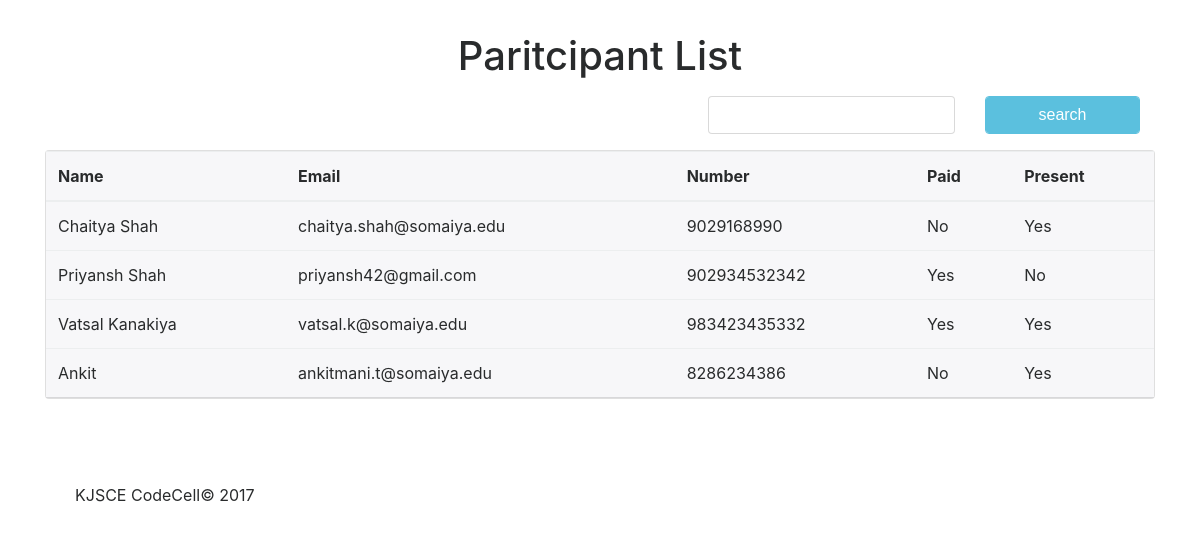
/register/view/, run on an earlier commit of the app's database.
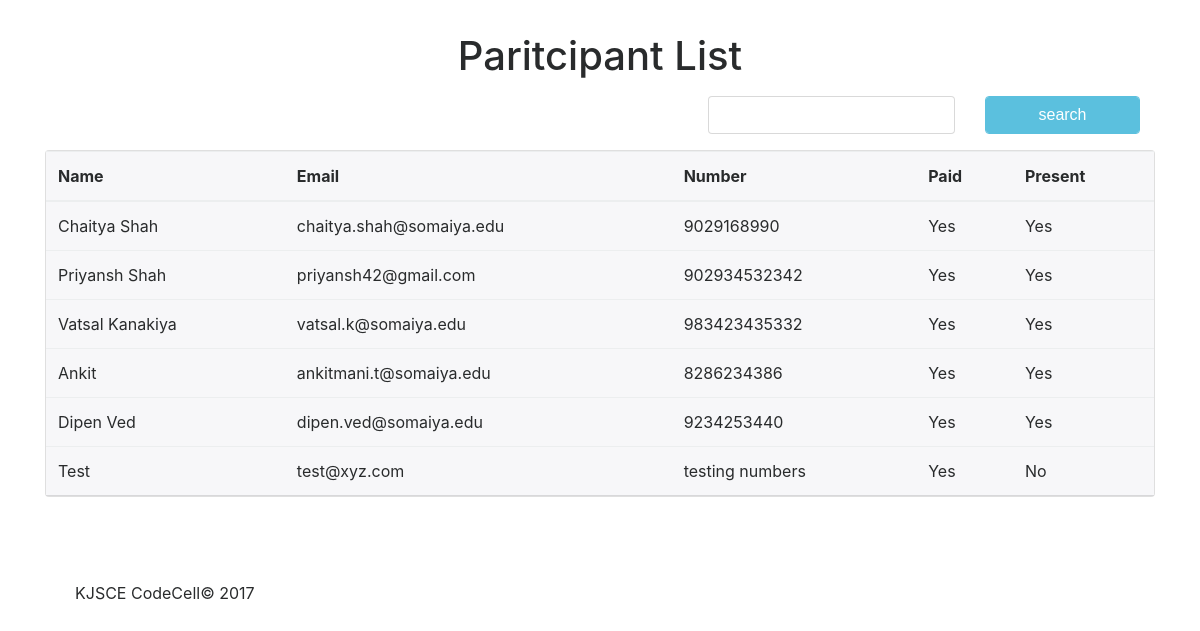
And on a later commit of the database.
### contestReg/models.py (models this page shows, shortened)
class Participant(models.Model):
	name    = models.CharField(max_length = 250)
	email   = models.EmailField(max_length = 250)
	number  = models.CharField(max_length = 15)
	college = models.CharField(max_length = 250)
	paid    = models.BooleanField(default = False)
	present = models.BooleanField(default = False)

### contestReg/views.py (the view)
# urls.py: url(r'view/$',views.view, name='view'),
def view(request):
	data = Participant.objects.all();
	data = None
	q = request.GET.get('q','')
	if q is not '':
		data = Participant.objects.filter(name__startswith = q);
	else:
		data = Participant.objects.all();
	return render(request,'contestReg/edit.html',
		{"title": "View", "view": True,"data": data,'q':q})

### contestReg/templates/contestReg/edit.html (shortened to what this page needs)
{% extends "contestReg/index.html" %}
{% block content %}
		<br/>
		<h1>Paritcipant List</h1>
	<div class="container-fluid">
		<form method="get" action="." class="form">
			<div class="row">
				<div class="col-md-7">
				</div>
				<div class="col-md-3 col-sm-12">
					<div class="form-group">
						<input type="text" name="q" value="{{q}}" class="form-control">
					</div>
				</div>
				<div class="col-md-2 col-sm-12">
					<div class="form-group">
						<input class=" form-control btn btn-info btn-block" type="submit" value="search"/>
					</div>
				</div>
			</div>
		</form>
	</div>
	<div class="card">
		<table class="table table-info card-header">
		<thead>
			<tr>
				<th>Name</th>
				<th>Email</th>
				<th>Number</th>
				<th>Paid</th>
				<th>Present</th>
			</tr>
		</thead>
		<tbody>
			{% for entry in data %}
				<tr class="form">
					<td>{{entry.name}}</td>
					<td>{{entry.email}}</td>
					<td>{{entry.number}}</td>
					{% if view %}
					<td>{% if entry.paid %} Yes {% else %} No {% endif %}</td>
					<td>{% if entry.present %} Yes {% else %} No {% endif %}</td>
					{% endif %}
				</tr>
			{% endfor %}
		</tbody>
	</table>
	</div>
	<br />
{% endblock %}

### contestReg/templates/contestReg/index.html (shortened to what this page needs)
{% load staticfiles %}
<!DOCTYPE html>
<html lang="en">
<head>
	<link rel="stylesheet" href="{% static 'css/bootstrap.min.css' %}">
	<link rel="stylesheet" href="{% static 'css/style.css' %}">
</head>
<body>
	<div class="container">
	{% block content %}
	{% endblock %}
	</div>
	<footer class="footer">
		<div class="container">
			<p class="grey">
			KJSCE CodeCell&copy; 2017
		</p>
		</div>
	</footer>
</body>
</html>

### contestReg/static/css/style.css (style rules this page uses)
h1 { padding: 10px; text-align: center; }
.footer { padding: 5%; padding-bottom: 1%; }

What changed in the data, as far as the page shows it:
changed Participant "Chaitya Shah": paid "No" → "Yes"
changed Participant "Priyansh Shah": present "No" → "Yes"
changed Participant "Ankit": paid "No" → "Yes"
added Participant: name "Dipen Ved", email "dipen.ved@somaiya.edu", number "9234253440", paid "Yes", present "Yes"
added Participant: name "Test", email "test@xyz.com", number "testing numbers", paid "Yes", present "No"
